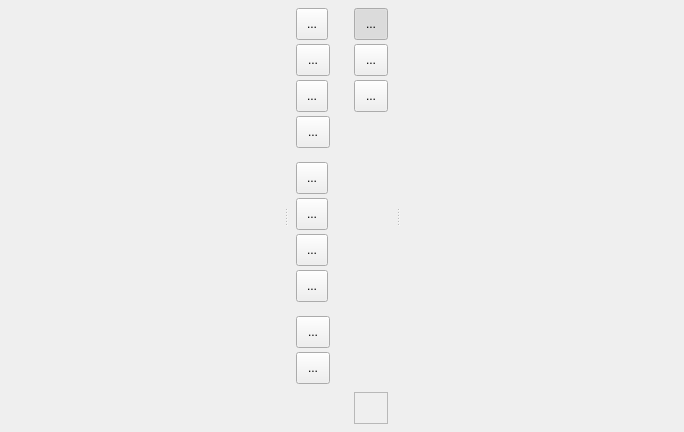
  <widget class="QWidget" name="centralwidget">
   <property name="focusPolicy">
    <enum>Qt::FocusPolicy::ClickFocus</enum>
   </property>
   <property name="styleSheet">
    <string notr="true" />
   </property>
   <property name="MainWidget" stdset="0">
    <bool>true</bool>
   </property>
   <layout class="QHBoxLayout" name="verticalLayout">
    <property name="spacing">
     <number>2</number>
    </property>
    <property name="leftMargin">
     <number>0</number>
    </property>
    <property name="topMargin">
     <number>0</number>
    </property>
    <property name="rightMargin">
     <number>0</number>
    </property>
    <property name="bottomMargin">
     <number>0</number>
    </property>
    <item>
     <widget class="QWidget" name="widget_4" native="true">
      <layout class="QHBoxLayout" name="horizontalLayout">
       <property name="leftMargin">
        <number>4</number>
       </property>
       <property name="topMargin">
        <number>4</number>
       </property>
       <property name="rightMargin">
        <number>4</number>
       </property>
       <property name="bottomMargin">
        <number>4</number>
       </property>
       <item>
        <widget class="QSplitter" name="splitter">
         <property name="orientation">
          <enum>Qt::Orientation::Horizontal</enum>
         </property>
         <widget class="QWidget" name="outlinerWidget" native="true">
          <property name="sizePolicy">
           <sizepolicy hsizetype="Minimum" vsizetype="Preferred">
            <horstretch>0</horstretch>
            <verstretch>0</verstretch>
           </sizepolicy>
          </property>
          <property name="minimumSize">
           <size>
            <width>280</width>
            <height>0</height>
           </size>
          </property>
          <property name="maximumSize">
           <size>
            <width>16777215</width>
            <height>16777215</height>
           </size>
          </property>
          <property name="DockWidget" stdset="0">
           <bool>true</bool>
          </property>
         </widget>
         <widget class="QWidget" name="renderWidget" native="true">
          <property name="sizePolicy">
           <sizepolicy hsizetype="Expanding" vsizetype="Preferred">
            <horstretch>1</horstretch>
            <verstretch>0</verstretch>
           </sizepolicy>
          </property>
          <property name="styleSheet">
           <string notr="true" />
          </property>
          <layout class="QVBoxLayout" name="verticalLayout_3">
           <property name="spacing">
            <number>0</number>
           </property>
           <property name="leftMargin">
            <number>4</number>
           </property>
           <property name="topMargin">
            <number>0</number>
           </property>
           <property name="rightMargin">
            <number>4</number>
           </property>
           <property name="bottomMargin">
            <number>0</number>
           </property>
           <item>
            <layout class="QHBoxLayout" name="renderAreaLayout">
             <property name="spacing">
              <number>4</number>
             </property>
             <property name="leftMargin">
              <number>0</number>
             </property>
             <property name="topMargin">
              <number>0</number>
             </property>
             <property name="rightMargin">
              <number>0</number>
             </property>
             <property name="bottomMargin">
              <number>0</number>
             </property>
             <item>
              <widget class="QWidget" name="widget_5" native="true">
               <property name="sizePolicy">
                <sizepolicy hsizetype="Fixed" vsizetype="Expanding">
                 <horstretch>0</horstretch>
                 <verstretch>0</verstretch>
                </sizepolicy>
               </property>
               <property name="minimumSize">
                <size>
                 <width>42</width>
                 <height>0</height>
                </size>
               </property>
               <property name="maximumSize">
                <size>
                 <width>42</width>
                 <height>16777215</height>
                </size>
               </property>
               <property name="styleSheet">
                <string notr="true" />
               </property>
               <property name="DockWidget" stdset="0">
                <bool>true</bool>
               </property>
               <layout class="QVBoxLayout" name="verticalToolbarLayout">
                <property name="spacing">
                 <number>4</number>
                </property>
                <property name="leftMargin">
                 <number>4</number>
                </property>
                <property name="topMargin">
                 <number>4</number>
                </property>
                <property name="rightMargin">
                 <number>4</number>
                </property>
                <property name="bottomMargin">
                 <number>4</number>
                </property>
                <item>
                 <widget class="QToolButton" name="newStage">
                  <property name="minimumSize">
                   <size>
                    <width>32</width>
                    <height>32</height>
                   </size>
                  </property>
                  <property name="text">
                   <string>...</string>
                  </property>
                 </widget>
                </item>
                <item>
                 <widget class="QToolButton" name="open">
                  <property name="sizePolicy">
                   <sizepolicy hsizetype="Fixed" vsizetype="Fixed">
                    <horstretch>0</horstretch>
                    <verstretch>0</verstretch>
                   </sizepolicy>
                  </property>
                  <property name="minimumSize">
                   <size>
                    <width>32</width>
                    <height>32</height>
                   </size>
                  </property>
                  <property name="maximumSize">
                   <size>
                    <width>34</width>
                    <height>34</height>
                   </size>
                  </property>
                  <property name="text">
                   <string>...</string>
                  </property>
                  <property name="iconSize">
                   <size>
                    <width>24</width>
                    <height>24</height>
                   </size>
                  </property>
                 </widget>
                </item>
                <item>
                 <widget class="QToolButton" name="exportAll">
                  <property name="sizePolicy">
                   <sizepolicy hsizetype="Fixed" vsizetype="Fixed">
                    <horstretch>0</horstretch>
                    <verstretch>0</verstretch>
                   </sizepolicy>
                  </property>
                  <property name="minimumSize">
                   <size>
                    <width>32</width>
                    <height>32</height>
                   </size>
                  </property>
                  <property name="maximumSize">
                   <size>
                    <width>32</width>
                    <height>32</height>
                   </size>
                  </property>
                  <property name="text">
                   <string>...</string>
                  </property>
                  <property name="iconSize">
                   <size>
                    <width>24</width>
                    <height>24</height>
                   </size>
                  </property>
                 </widget>
                </item>
                <item>
                 <widget class="QToolButton" name="exportImage">
                  <property name="sizePolicy">
                   <sizepolicy hsizetype="Fixed" vsizetype="Fixed">
                    <horstretch>0</horstretch>
                    <verstretch>0</verstretch>
                   </sizepolicy>
                  </property>
                  <property name="minimumSize">
                   <size>
                    <width>32</width>
                    <height>32</height>
                   </size>
                  </property>
                  <property name="maximumSize">
                   <size>
                    <width>34</width>
                    <height>34</height>
                   </size>
                  </property>
                  <property name="text">
                   <string>...</string>
                  </property>
                  <property name="iconSize">
                   <size>
                    <width>24</width>
                    <height>24</height>
                   </size>
                  </property>
                 </widget>
                </item>
                <item>
                 <spacer name="verticalSpacer">
                  <property name="orientation">
                   <enum>Qt::Orientation::Vertical</enum>
                  </property>
                  <property name="sizeType">
                   <enum>QSizePolicy::Policy::Fixed</enum>
                  </property>
                  <property name="sizeHint" stdset="0">
                   <size>
                    <width>20</width>
                    <height>10</height>
                   </size>
                  </property>
                 </spacer>
                </item>
                <item>
                 <widget class="QToolButton" name="select">
                  <property name="minimumSize">
                   <size>
                    <width>32</width>
                    <height>32</height>
                   </size>
                  </property>
                  <property name="text">
                   <string>...</string>
                  </property>
                 </widget>
                </item>
                <item>
                 <widget class="QToolButton" name="move">
                  <property name="minimumSize">
                   <size>
                    <width>32</width>
                    <height>32</height>
                   </size>
                  </property>
                  <property name="text">
                   <string>...</string>
                  </property>
                 </widget>
                </item>
                <item>
                 <widget class="QToolButton" name="rotate">
                  <property name="minimumSize">
                   <size>
                    <width>32</width>
                    <height>32</height>
                   </size>
                  </property>
                  <property name="text">
                   <string>...</string>
                  </property>
                 </widget>
                </item>
                <item>
                 <widget class="QToolButton" name="scale">
                  <property name="minimumSize">
                   <size>
                    <width>32</width>
                    <height>32</height>
                   </size>
                  </property>
                  <property name="text">
                   <string>...</string>
                  </property>
                 </widget>
                </item>
                <item>
                 <spacer name="horizontalSpacer_3">
                  <property name="orientation">
                   <enum>Qt::Orientation::Vertical</enum>
                  </property>
                  <property name="sizeType">
                   <enum>QSizePolicy::Policy::Fixed</enum>
                  </property>
                  <property name="sizeHint" stdset="0">
                   <size>
                    <width>20</width>
                    <height>10</height>
                   </size>
                  </property>
                 </spacer>
                </item>
                <item>
                 <widget class="QToolButton" name="undo">
                  <property name="sizePolicy">
                   <sizepolicy hsizetype="Fixed" vsizetype="Fixed">
                    <horstretch>0</horstretch>
                    <verstretch>0</verstretch>
                   </sizepolicy>
                  </property>
                  <property name="minimumSize">
                   <size>
                    <width>32</width>
                    <height>32</height>
                   </size>
                  </property>
                  <property name="maximumSize">
                   <size>
                    <width>34</width>
                    <height>34</height>
                   </size>
                  </property>
                  <property name="text">
                   <string>...</string>
                  </property>
                  <property name="iconSize">
                   <size>
                    <width>24</width>
                    <height>24</height>
                   </size>
                  </property>
                 </widget>
                </item>
                <item>
                 <widget class="QToolButton" name="redo">
                  <property name="sizePolicy">
                   <sizepolicy hsizetype="Fixed" vsizetype="Fixed">
                    <horstretch>0</horstretch>
                    <verstretch>0</verstretch>
                   </sizepolicy>
                  </property>
                  <property name="minimumSize">
                   <size>
                    <width>32</width>
                    <height>32</height>
                   </size>
                  </property>
                  <property name="maximumSize">
                   <size>
                    <width>34</width>
                    <height>34</height>
                   </size>
                  </property>
                  <property name="text">
                   <string>...</string>
                  </property>
                  <property name="iconSize">
                   <size>
                    <width>24</width>
                    <height>24</height>
                   </size>
                  </property>
                 </widget>
                </item>
                <item>
                 <spacer name="horizontalSpacer_4">
                  <property name="orientation">
                   <enum>Qt::Orientation::Vertical</enum>
                  </property>
                  <property name="sizeHint" stdset="0">
                   <size>
                    <width>20</width>
                    <height>40</height>
                   </size>
                  </property>
                 </spacer>
                </item>
               </layout>
              </widget>
             </item>
             <item>
              <layout class="QVBoxLayout" name="shelfViewportLayout">
               <property name="spacing">
                <number>4</number>
               </property>
               <property name="leftMargin">
                <number>0</number>
               </property>
               <property name="topMargin">
                <number>0</number>
               </property>
               <property name="rightMargin">
                <number>0</number>
               </property>
               <property name="bottomMargin">
                <number>0</number>
               </property>
               <item>
                <widget class="QWidget" name="pythonShelfWidget" native="true">
                 <property name="sizePolicy">
                  <sizepolicy hsizetype="Expanding" vsizetype="Fixed">
                   <horstretch>0</horstretch>
                   <verstretch>0</verstretch>
                  </sizepolicy>
                 </property>
                 <property name="DockWidget" stdset="0">
                  <bool>true</bool>
                 </property>
                 <layout class="QVBoxLayout" name="pythonShelfLayout">
                  <property name="spacing">
                   <number>0</number>
                  </property>
                  <property name="leftMargin">
                   <number>4</number>
                  </property>
                  <property name="topMargin">
                   <number>4</number>
                  </property>
                  <property name="rightMargin">
                   <number>4</number>
                  </property>
                  <property name="bottomMargin">
                   <number>4</number>
                  </property>
                 </layout>
                </widget>
               </item>
               <item>
                <widget class="QWidget" name="widget" native="true">
                 <property name="sizePolicy">
                  <sizepolicy hsizetype="Preferred" vsizetype="Expanding">
                   <horstretch>0</horstretch>
                   <verstretch>0</verstretch>
                  </sizepolicy>
                 </property>
                 <layout class="QHBoxLayout" name="horizontalLayout_2">
                  <property name="spacing">
                   <number>2</number>
                  </property>
                  <property name="leftMargin">
                   <number>4</number>
                  </property>
                  <property name="topMargin">
                   <number>4</number>
                  </property>
                  <property name="rightMargin">
                   <number>4</number>
                  </property>
                  <property name="bottomMargin">
                   <number>4</number>
                  </property>
                  <item>
                   <widget class="stageviz::RenderView" name="renderView" native="true" />
                  </item>
                 </layout>
                </widget>
               </item>
              </layout>
             </item>
             <item>
              <widget class="QWidget" name="widget_2" native="true">
               <property name="sizePolicy">
                <sizepolicy hsizetype="Fixed" vsizetype="Expanding">
                 <horstretch>0</horstretch>
                 <verstretch>0</verstretch>
                </sizepolicy>
               </property>
               <property name="minimumSize">
                <size>
                 <width>42</width>
                 <height>0</height>
                </size>
               </property>
               <property name="maximumSize">
                <size>
                 <width>42</width>
                 <height>16777215</height>
                </size>
               </property>
               <property name="DockWidget" stdset="0">
                <bool>true</bool>
               </property>
               <layout class="QVBoxLayout" name="renderToolbarLayout">
                <property name="spacing">
                 <number>4</number>
                </property>
                <property name="leftMargin">
                 <number>4</number>
                </property>
                <property name="topMargin">
                 <number>4</number>
                </property>
                <property name="rightMargin">
                 <number>4</number>
                </property>
                <property name="bottomMargin">
                 <number>4</number>
                </property>
                <item>
                 <widget class="QToolButton" name="shaded">
                  <property name="sizePolicy">
                   <sizepolicy hsizetype="Fixed" vsizetype="Fixed">
                    <horstretch>0</horstretch>
                    <verstretch>0</verstretch>
                   </sizepolicy>
                  </property>
                  <property name="minimumSize">
                   <size>
                    <width>32</width>
                    <height>32</height>
                   </size>
                  </property>
                  <property name="maximumSize">
                   <size>
                    <width>34</width>
                    <height>34</height>
                   </size>
                  </property>
                  <property name="text">
                   <string>...</string>
                  </property>
                  <property name="iconSize">
                   <size>
                    <width>24</width>
                    <height>24</height>
                   </size>
                  </property>
                  <property name="checkable">
                   <bool>true</bool>
                  </property>
                  <property name="checked">
                   <bool>true</bool>
                  </property>
                 </widget>
                </item>
                <item>
                 <widget class="QToolButton" name="wireframe">
                  <property name="sizePolicy">
                   <sizepolicy hsizetype="Fixed" vsizetype="Fixed">
                    <horstretch>0</horstretch>
                    <verstretch>0</verstretch>
                   </sizepolicy>
                  </property>
                  <property name="minimumSize">
                   <size>
                    <width>32</width>
                    <height>32</height>
                   </size>
                  </property>
                  <property name="maximumSize">
                   <size>
                    <width>34</width>
                    <height>34</height>
                   </size>
                  </property>
                  <property name="text">
                   <string>...</string>
                  </property>
                  <property name="iconSize">
                   <size>
                    <width>24</width>
                    <height>24</height>
                   </size>
                  </property>
                  <property name="checkable">
                   <bool>true</bool>
                  </property>
                 </widget>
                </item>
                <item>
                 <widget class="QToolButton" name="frameAll">
                  <property name="sizePolicy">
                   <sizepolicy hsizetype="Fixed" vsizetype="Fixed">
                    <horstretch>0</horstretch>
                    <verstretch>0</verstretch>
                   </sizepolicy>
                  </property>
                  <property name="minimumSize">
                   <size>
                    <width>32</width>
                    <height>32</height>
                   </size>
                  </property>
                  <property name="maximumSize">
                   <size>
                    <width>34</width>
                    <height>34</height>
                   </size>
                  </property>
                  <property name="text">
                   <string>...</string>
                  </property>
                  <property name="iconSize">
                   <size>
                    <width>24</width>
                    <height>24</height>
                   </size>
                  </property>
                 </widget>
                </item>
                <item>
                 <spacer name="spacer">
                  <property name="orientation">
                   <enum>Qt::Orientation::Vertical</enum>
                  </property>
                  <property name="sizeType">
                   <enum>QSizePolicy::Policy::Expanding</enum>
                  </property>
                  <property name="sizeHint" stdset="0">
                   <size>
                    <width>20</width>
                    <height>40</height>
                   </size>
                  </property>
                 </spacer>
                </item>
                <item>
                 <widget class="QFrame" name="backgroundColor">
                  <property name="sizePolicy">
                   <sizepolicy hsizetype="Fixed" vsizetype="Fixed">
                    <horstretch>0</horstretch>
                    <verstretch>0</verstretch>
                   </sizepolicy>
                  </property>
                  <property name="minimumSize">
                   <size>
                    <width>32</width>
                    <height>32</height>
                   </size>
                  </property>
                  <property name="maximumSize">
                   <size>
                    <width>34</width>
                    <height>34</height>
                   </size>
                  </property>
                  <property name="styleSheet">
                   <string notr="true" />
                  </property>
                  <property name="frameShape">
                   <enum>QFrame::Shape::StyledPanel</enum>
                  </property>
                  <property name="frameShadow">
                   <enum>QFrame::Shadow::Raised</enum>
                  </property>
                 </widget>
                </item>
               </layout>
              </widget>
             </item>
            </layout>
           </item>
          </layout>
         </widget>
         <widget class="QWidget" name="propertyWidget" native="true">
          <property name="sizePolicy">
           <sizepolicy hsizetype="Minimum" vsizetype="Preferred">
            <horstretch>0</horstretch>
            <verstretch>0</verstretch>
           </sizepolicy>
          </property>
          <property name="minimumSize">
           <size>
            <width>280</width>
            <height>0</height>
           </size>
          </property>
          <property name="maximumSize">
           <size>
            <width>16777215</width>
            <height>16777215</height>
           </size>
          </property>
          <property name="DockWidget" stdset="0">
           <bool>true</bool>
          </property>
         </widget>
        </widget>
       </item>
      </layout>
     </widget>
    </item>
   </layout>
  </widget>
